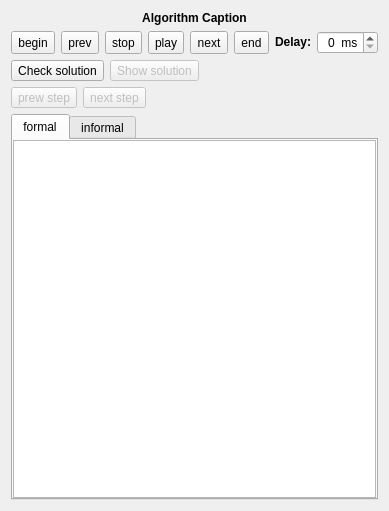
<?xml version="1.0" encoding="UTF-8"?>
<ui version="4.0">
 <class>AlgorithmWidget</class>
 <widget class="QWidget" name="AlgorithmWidget">
  <property name="geometry">
   <rect>
    <x>0</x>
    <y>0</y>
    <width>378</width>
    <height>511</height>
   </rect>
  </property>
  <property name="sizePolicy">
   <sizepolicy hsizetype="Expanding" vsizetype="Expanding">
    <horstretch>0</horstretch>
    <verstretch>0</verstretch>
   </sizepolicy>
  </property>
  <property name="minimumSize">
   <size>
    <width>0</width>
    <height>0</height>
   </size>
  </property>
  <property name="windowTitle">
   <string>Form</string>
  </property>
  <layout class="QVBoxLayout" name="verticalLayout">
   <item>
    <widget class="QLabel" name="m_algorithmWidgetCaption">
     <property name="font">
      <font>
       <weight>75</weight>
       <bold>true</bold>
      </font>
     </property>
     <property name="text">
      <string>Algorithm Caption</string>
     </property>
     <property name="alignment">
      <set>Qt::AlignCenter</set>
     </property>
    </widget>
   </item>
   <item>
    <layout class="QHBoxLayout" name="horizontalLayout">
     <item>
      <widget class="QToolButton" name="beginButton">
       <property name="sizePolicy">
        <sizepolicy hsizetype="Preferred" vsizetype="Preferred">
         <horstretch>0</horstretch>
         <verstretch>0</verstretch>
        </sizepolicy>
       </property>
       <property name="text">
        <string>begin</string>
       </property>
      </widget>
     </item>
     <item>
      <widget class="QToolButton" name="prewButton">
       <property name="sizePolicy">
        <sizepolicy hsizetype="Preferred" vsizetype="Preferred">
         <horstretch>0</horstretch>
         <verstretch>0</verstretch>
        </sizepolicy>
       </property>
       <property name="text">
        <string>prev</string>
       </property>
      </widget>
     </item>
     <item>
      <widget class="QToolButton" name="stopButton">
       <property name="sizePolicy">
        <sizepolicy hsizetype="Preferred" vsizetype="Preferred">
         <horstretch>0</horstretch>
         <verstretch>0</verstretch>
        </sizepolicy>
       </property>
       <property name="text">
        <string>stop</string>
       </property>
      </widget>
     </item>
     <item>
      <widget class="QToolButton" name="playButton">
       <property name="sizePolicy">
        <sizepolicy hsizetype="Preferred" vsizetype="Preferred">
         <horstretch>0</horstretch>
         <verstretch>0</verstretch>
        </sizepolicy>
       </property>
       <property name="text">
        <string>play</string>
       </property>
      </widget>
     </item>
     <item>
      <widget class="QToolButton" name="nextButton">
       <property name="sizePolicy">
        <sizepolicy hsizetype="Preferred" vsizetype="Preferred">
         <horstretch>0</horstretch>
         <verstretch>0</verstretch>
        </sizepolicy>
       </property>
       <property name="text">
        <string>next</string>
       </property>
      </widget>
     </item>
     <item>
      <widget class="QToolButton" name="endButton">
       <property name="sizePolicy">
        <sizepolicy hsizetype="Preferred" vsizetype="Preferred">
         <horstretch>0</horstretch>
         <verstretch>0</verstretch>
        </sizepolicy>
       </property>
       <property name="text">
        <string>end</string>
       </property>
      </widget>
     </item>
     <item>
      <widget class="QLabel" name="delay_label">
       <property name="text">
        <string>&lt;html&gt;&lt;head/&gt;&lt;body&gt;&lt;p&gt;&lt;span style=&quot; font-weight:600;&quot;&gt;Delay:&lt;/span&gt;&lt;/p&gt;&lt;/body&gt;&lt;/html&gt;</string>
       </property>
       <property name="alignment">
        <set>Qt::AlignRight|Qt::AlignTrailing|Qt::AlignVCenter</set>
       </property>
      </widget>
     </item>
     <item>
      <widget class="QSpinBox" name="spinBox">
       <property name="sizePolicy">
        <sizepolicy hsizetype="Preferred" vsizetype="Preferred">
         <horstretch>0</horstretch>
         <verstretch>0</verstretch>
        </sizepolicy>
       </property>
       <property name="alignment">
        <set>Qt::AlignRight|Qt::AlignTrailing|Qt::AlignVCenter</set>
       </property>
       <property name="suffix">
        <string notr="true">  ms</string>
       </property>
       <property name="maximum">
        <number>10000</number>
       </property>
       <property name="singleStep">
        <number>100</number>
       </property>
      </widget>
     </item>
    </layout>
   </item>
   <item>
    <layout class="QHBoxLayout" name="horizontalLayout_3">
     <item>
      <widget class="QToolButton" name="checkButton">
       <property name="sizePolicy">
        <sizepolicy hsizetype="Preferred" vsizetype="Preferred">
         <horstretch>0</horstretch>
         <verstretch>0</verstretch>
        </sizepolicy>
       </property>
       <property name="text">
        <string>Check solution</string>
       </property>
      </widget>
     </item>
     <item>
      <widget class="QToolButton" name="showButton">
       <property name="enabled">
        <bool>false</bool>
       </property>
       <property name="sizePolicy">
        <sizepolicy hsizetype="Preferred" vsizetype="Preferred">
         <horstretch>0</horstretch>
         <verstretch>0</verstretch>
        </sizepolicy>
       </property>
       <property name="text">
        <string>Show solution</string>
       </property>
      </widget>
     </item>
     <item>
      <spacer name="checkSpacer">
       <property name="orientation">
        <enum>Qt::Horizontal</enum>
       </property>
       <property name="sizeHint" stdset="0">
        <size>
         <width>40</width>
         <height>20</height>
        </size>
       </property>
      </spacer>
     </item>
    </layout>
   </item>
   <item>
    <layout class="QHBoxLayout" name="horizontalLayout_2">
     <item>
      <widget class="QToolButton" name="prew_stepButton">
       <property name="enabled">
        <bool>false</bool>
       </property>
       <property name="text">
        <string>prew step</string>
       </property>
      </widget>
     </item>
     <item>
      <widget class="QToolButton" name="next_stepButton">
       <property name="enabled">
        <bool>false</bool>
       </property>
       <property name="text">
        <string>next step</string>
       </property>
      </widget>
     </item>
     <item>
      <spacer name="stepSpacer">
       <property name="orientation">
        <enum>Qt::Horizontal</enum>
       </property>
       <property name="sizeType">
        <enum>QSizePolicy::Expanding</enum>
       </property>
       <property name="sizeHint" stdset="0">
        <size>
         <width>40</width>
         <height>20</height>
        </size>
       </property>
      </spacer>
     </item>
    </layout>
   </item>
   <item>
    <widget class="QTabWidget" name="Formal">
     <property name="currentIndex">
      <number>0</number>
     </property>
     <widget class="QWidget" name="formalTab">
      <attribute name="title">
       <string>formal</string>
      </attribute>
      <layout class="QGridLayout" name="gridLayout">
       <property name="leftMargin">
        <number>0</number>
       </property>
       <property name="topMargin">
        <number>0</number>
       </property>
       <property name="rightMargin">
        <number>0</number>
       </property>
       <property name="bottomMargin">
        <number>0</number>
       </property>
       <property name="spacing">
        <number>0</number>
       </property>
       <item row="0" column="0">
        <widget class="AlgorithmView" name="treeView">
         <property name="sizePolicy">
          <sizepolicy hsizetype="Preferred" vsizetype="Preferred">
           <horstretch>0</horstretch>
           <verstretch>0</verstretch>
          </sizepolicy>
         </property>
         <property name="minimumSize">
          <size>
           <width>0</width>
           <height>0</height>
          </size>
         </property>
        </widget>
       </item>
      </layout>
     </widget>
     <widget class="QWidget" name="informalTab">
      <attribute name="title">
       <string>informal</string>
      </attribute>
      <layout class="QGridLayout" name="gridLayout_3">
       <property name="leftMargin">
        <number>0</number>
       </property>
       <property name="topMargin">
        <number>0</number>
       </property>
       <property name="rightMargin">
        <number>0</number>
       </property>
       <property name="bottomMargin">
        <number>0</number>
       </property>
       <property name="spacing">
        <number>0</number>
       </property>
       <item row="0" column="0">
        <widget class="QTextEdit" name="textEdit_2"/>
       </item>
      </layout>
     </widget>
    </widget>
   </item>
  </layout>
 </widget>
 <customwidgets>
  <customwidget>
   <class>AlgorithmView</class>
   <extends>QTreeView</extends>
   <header>algorithms/algorithmview.h</header>
  </customwidget>
 </customwidgets>
 <resources/>
 <connections/>
</ui>
